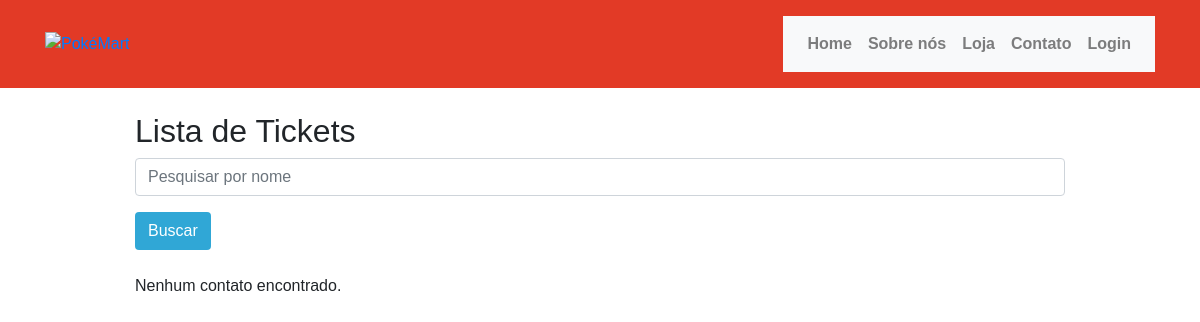
/contatos.php, run on an earlier commit of the app's database.
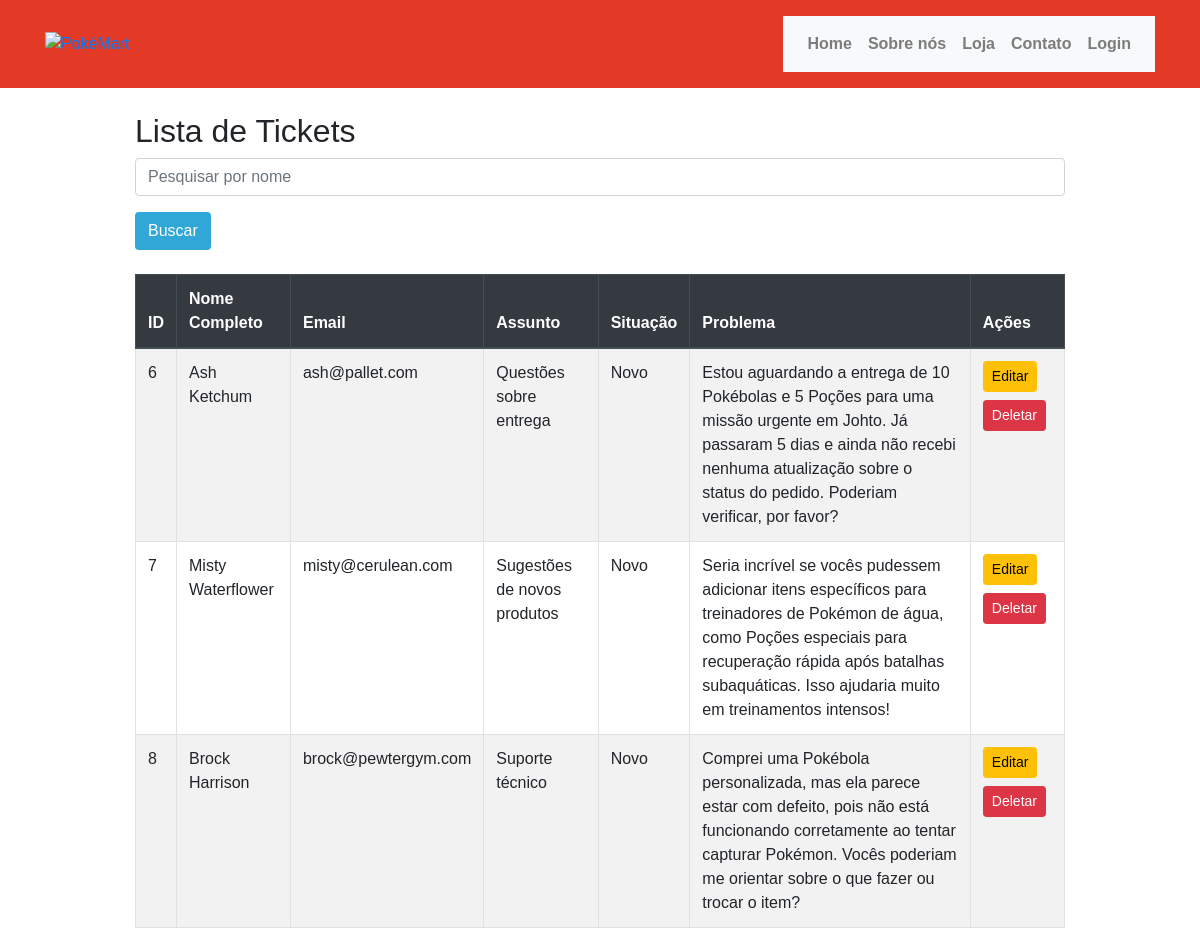
And on a later commit of the database.
### tables this page shows
CREATE TABLE IF NOT EXISTS `contato` (
  `id` int(11) NOT NULL AUTO_INCREMENT,
  `nome_completo` varchar(50) NOT NULL,
  `email` varchar(50) NOT NULL,
  `assunto` varchar(50) NOT NULL DEFAULT '',
  `situacao` varchar(50) NOT NULL DEFAULT 'Novo',
  `problema` text NOT NULL,
  PRIMARY KEY (`id`)
);

### contatos.php (the view, shortened to what this page needs)
<?php
include "header.php";
$db = new db('contato');
$conn = $db->conn();
$stmt = $conn->prepare("SELECT * FROM contato");
$stmt->execute();
$result = $stmt->fetchAll(PDO::FETCH_ASSOC);
$search = isset($_POST['search']) ? $_POST['search'] : '';
if ($search) {
    $stmt = $conn->prepare("SELECT * FROM contato WHERE LOWER(nome_completo) LIKE LOWER(?)");
    $stmt->execute(['%' . $search . '%']);
    $contato = $stmt->fetchAll(PDO::FETCH_ASSOC);
} else {
    $stmt = $conn->query("SELECT * FROM contato");
    $contato = $stmt->fetchAll(PDO::FETCH_ASSOC);
}
?>
<div class="container" style="width: 80vw;">
    <h2 class="mt-4">Lista de Tickets</h2>
    <form action="contatos.php" method="post" class="mb-4">
        <div class="form-group">
            <input type="text" name="search" class="form-control" placeholder="Pesquisar por nome"
                value="<?= isset($_POST['search']) ? $_POST['search'] : ''; ?>">
        </div>
        <button type="submit" class="btn" style="background-color: #30A7D6; color: white;">Buscar</button>
    </form>
    <?php if (count($contato) > 0): ?>
        <table class="table table-striped table-bordered table-hover">
            <thead class="thead-dark">
                <tr>
                    <th>ID</th>
                    <th>Nome Completo</th>
                    <th>Email</th>
                    <th>Assunto</th>
                    <th>Situação</th>
                    <th>Problema</th>
                    <th>Ações</th>
                </tr>
            </thead>
            <tbody>
                <?php foreach ($contato as $row): ?>
                    <tr>
                        <td><?= $row['id']; ?></td>
                        <td><?= $row['nome_completo']; ?></td>
                        <td><?= $row['email']; ?></td>
                        <td><?= $row['assunto']; ?></td>
                        <td><?= $row['situacao']; ?></td>
                        <td style="white-space: normal; word-wrap: break-word; overflow-wrap: break-word;">
                            <?= $row['problema']; ?>
                        </td>
                        <td>
                            <a href="contatos.php?action=edit&id=<?= $row['id']; ?>" class="btn btn-warning btn-sm mb-2"
                                style="color: black;">Editar</a>
                            <a href="contatos.php?action=delete&id=<?= $row['id']; ?>" class="btn btn-danger btn-sm"
                                style="color: white;">Deletar</a>
                        </td>
                    </tr>
                <?php endforeach; ?>
            </tbody>
        </table>
    <?php else: ?>
        <p>Nenhum contato encontrado.</p>
    <?php endif; ?>
</div>

What changed in the data, as far as the page shows it:
added contato: id "6", nome_completo "Ash Ketchum", email "ash@pallet.com", assunto "Questões sobre entrega", situacao "Novo", problema "Estou aguardando a entrega de 10 Pokébolas e 5 Poções para uma missão urgente em Johto. Já passaram 5 dias e ainda não recebi nenhuma atualização sobre o status do pedido. Poderiam verificar, por favor?"
added contato: id "7", nome_completo "Misty Waterflower", email "misty@cerulean.com", assunto "Sugestões de novos produtos", situacao "Novo", problema "Seria incrível se vocês pudessem adicionar itens específicos para treinadores de Pokémon de água, como Poções especiais para recuperação rápida após batalhas subaquáticas. Isso ajudaria muito em treinamentos intensos!"
added contato: id "8", nome_completo "Brock Harrison", email "brock@pewtergym.com", assunto "Suporte técnico", situacao "Novo", problema "Comprei uma Pokébola personalizada, mas ela parece estar com defeito, pois não está funcionando corretamente ao tentar capturar Pokémon. Vocês poderiam me orientar sobre o que fazer ou trocar o item?"
Also different on the page:
text no longer shown: "Nenhum contato encontrado."
text now shown: "ID Nome Completo Email Assunto Situação Problema Ações"
